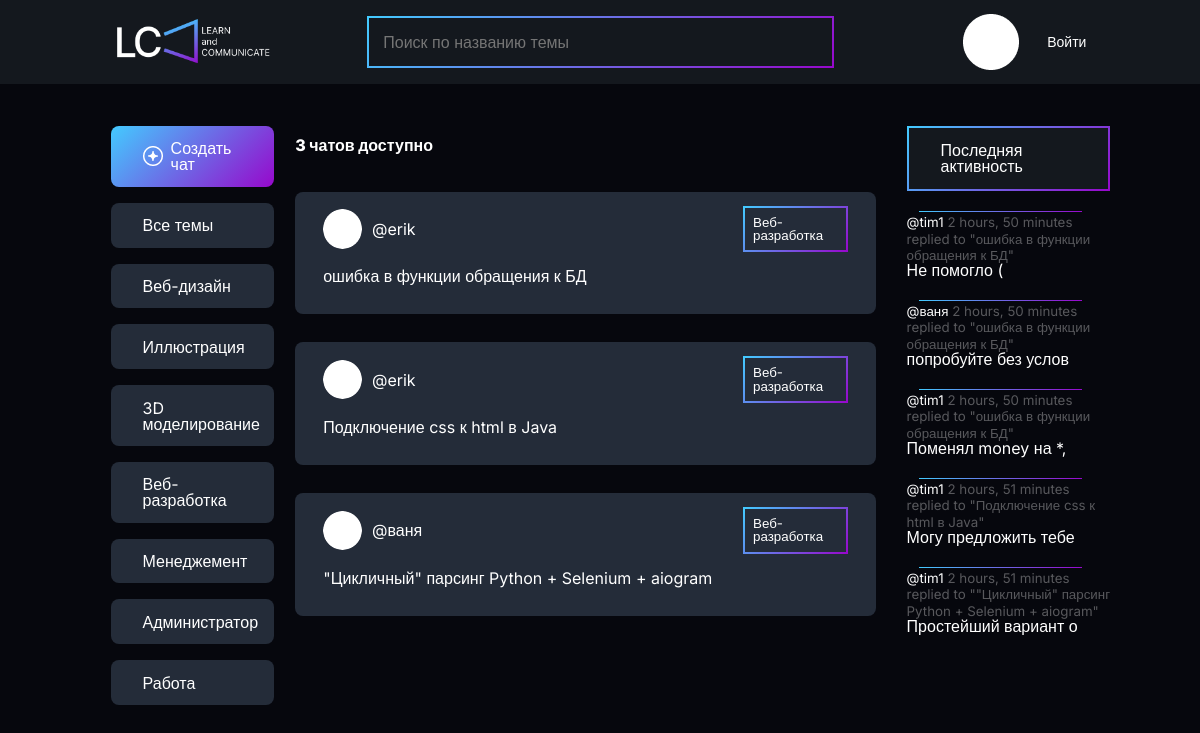
The app's page /?q=Веб-разработка with its own data.
### base/models.py (models this page shows, shortened)
class Topic(models.Model):
    name = models.CharField(max_length=200)

class Room(models.Model):
    host = models.ForeignKey(User, on_delete=models.SET_NULL, null = True)
    topic = models.ForeignKey(Topic, on_delete=models.SET_NULL, null = True)
    name = models.CharField(max_length=200)
    description = models.TextField(null=True, blank=True)
    participants = models.ManyToManyField(User, related_name='participants', blank=True)
    updated = models.DateTimeField(auto_now=True)
    created=models.DateTimeField(auto_now_add=True)
    class Meta:
        ordering = ['-updated', '-created']
    def __str__(self):
        return self.name

class Message(models.Model):
    user =  models.ForeignKey(User, on_delete=models.CASCADE)
    room = models.ForeignKey(Room, on_delete=models.CASCADE)
    body = models.TextField()
    updated = models.DateTimeField(auto_now=True)
    created=models.DateTimeField(auto_now_add=True)
    class Meta:
        ordering = ['-updated', '-created']
    def __str__(self):
        return self.body[0:20]

### base/views.py (the view)
# urls.py: path('', views.home, name = 'home'),
def home(request):
    q = request.GET.get('q') if request.GET.get('q') != None else ''
    rooms = Room.objects.filter(
        Q(topic__name__icontains=q) |
        Q(name__icontains=q)|
        Q(description__icontains=q)
        )
    topics = Topic.objects.all()
    room_count = rooms.count()
    room_messages = Message.objects.filter(Q(room__topic__name__icontains=q))
    context = {'rooms':rooms, 'topics': topics, 'room_count':room_count, 'room_messages':room_messages}
    return render(request, 'base/home.html', context)

### base/templates/base/home.html
{%extends 'main.html' %}
{%block content%}
<div class="home-container">
        {%include 'base/topics_component.html'%}
    <div>
        {%include 'base/feed_components.html'%}
    </div>
        {%include 'base/activity_component.html'%}
</div>
{%endblock content%}

### base/templates/base/topics_component.html
{%load static%}
<div class="topic-cont">
    <a href="{%url 'create-room' %}"><div class="topic-item" id="createRoom"><img src="{%static 'images/plus.png'%}" alt="" />Создать чат</div></a>
    <a href="{%url 'home' %}"><div class="topic-item">Все темы</div></a>
    {% for topic in topics %}
    <a href="{%url 'home' %}?q={{topic.name}}"
        ><div class="topic-item"> {{topic.name}}</div></a
    >
    {%endfor%}
</div>

### base/templates/base/feed_components.html
{%load static%}
<div class="feed-cont">
    <h5>{{room_count}} чатов доступно</h5>
    {% for room in rooms %}
    <div class="feed-item">
        <div class="first-feed">
            <div class="user-feed">
                <img src="{%static 'images/circle.png'%}" class="feed-image"/>
                <a href="{%url 'user-profile' room.host.id%}">@{{room.host.username}}</a>
            </div>
            <div class="stat-feed">
                <small>{{room.topic.name}}</small>
            </div>
        </div>
        <h3><a href="{%  url 'room' room.id %}"> {{room.name}}</a></h3>
    </div>
    {% endfor %}
</div>

### base/templates/base/activity_component.html
<div class="activity-cont">
    <h3>Последняя активность</h3>
    {%for message in room_messages%}
    <div class="activity-item">
        <small
            ><a href="{%url 'user-profile' message.user.id%}"
                >@{{message.user}}</a
            >
            {{message.created|timesince}}</small>
        <small id="small-act">replied to "{{message.room}}"</small>
        <p>{{message}}</p>
    </div>
    {%endfor%}
</div>

### static/main.css (style rules this page uses)
* { padding: 0; margin: 0; border: 0; }
*, *:before, *:after { -webkit-box-sizing: border-box; box-sizing: border-box; }
html, body { height: 100%; width: 100%; font-size: 100%; line-height: 1; font-size: 14px; -ms-text-size-adjust: 100%; -moz-text-size-adjust: 100%; -webkit-text-size-adjust: 100%; }
a, a:visited { text-decoration: none; }
img { vertical-align: top; }
h1, h2, h3, h4, h5, h6 { font-size: inherit; font-weight: 400; }
.home-container { display: -ms-grid; display: grid; -ms-grid-columns: 1fr 3fr 1fr; grid-template-columns: 1fr 3fr 1fr; padding: 3rem 5.6em; }
.topic-cont { display: -webkit-box; display: -ms-flexbox; display: flex; -webkit-box-orient: vertical; -webkit-box-direction: normal; -ms-flex-direction: column; flex-direction: column; padding: 0 1.5rem; }
.topic-item { background-color: #242C39; padding: 0.9em; padding-left: 2em; border-radius: 8px; margin-bottom: 1em; }
#createRoom { background: linear-gradient(135deg, #43CBFF 0%, #9708CC 100%); display: -webkit-box; display: -ms-flexbox; display: flex; -webkit-box-align: center; -ms-flex-align: center; align-items: center; }
#createRoom img { margin-right: 0.5em; }
.feed-cont { padding-top: 0.8rem; }
.feed-cont h5 { font-weight: 800; margin-bottom: 2.4em; }
.feed-item { background-color: #242C39; width: 95%; padding: 1rem 2rem; margin-bottom: 2rem; border-radius: 8px; }
.feed-item h3 { margin-bottom: 1em; }
.first-feed { display: -ms-grid; display: grid; -ms-grid-columns: 1fr 0 1fr 0 1fr 0 1fr 0 1fr; grid-template-columns: 1fr 1fr 1fr 1fr 1fr; -webkit-column-gap: 0; -moz-column-gap: 0; column-gap: 0; margin-bottom: 1em; }
.user-feed { display: -webkit-box; display: -ms-flexbox; display: flex; -webkit-box-align: center; -ms-flex-align: center; align-items: center; }
.user-feed img { width: 2.8rem; height: 2.8rem; border-radius: 50%; margin-right: 0.6em; -o-object-fit: scale-down; object-fit: scale-down; }
.stat-feed { -ms-grid-column: 5; grid-column-start: 5; display: -webkit-box; display: -ms-flexbox; display: flex; -webkit-box-align: center; -ms-flex-align: center; align-items: center; -webkit-box-pack: center; -ms-flex-pack: center; justify-content: center; padding: 0.5em; border-radius: 8px; border: 2px solid white; -o-border-image: linear-gradient(135deg, #43CBFF 0%, #9708CC 100%); border-image: linear-gradient(135deg, #43CBFF 0%, #9708CC 100%); border-image-slice: 1; }
.activity-cont h3 { background-color: #14181E; padding: 0.9em; padding-left: 2em; margin-bottom: 1.4em; border: 2px solid white; -o-border-image: linear-gradient(135deg, #43CBFF 0%, #9708CC 100%); border-image: linear-gradient(135deg, #43CBFF 0%, #9708CC 100%); border-image-slice: 1; }
.activity-cont small { color: #FFFFFF54; }
.activity-cont .activity-item { margin-bottom: 1.5em; position: relative; }
.activity-cont .activity-item:after { content: ""; background: linear-gradient(135deg, #43CBFF 0%, #9708CC 100%); position: absolute; top: -2px; width: 80%; height: 1px; left: 6%; margin-bottom: 0.2em; }
body { font-family: "Inter", sans-serif; font-size: 16px; font-weight: 400; color: white; background-color: #06070D; }
body a { color: white; }

### records on screen
Topic: name "Веб-дизайн"
Topic: name "Иллюстрация"
Topic: name "3D моделирование"
Topic: name "Веб-разработка"
Topic: name "Менеджемент"
Topic: name "Администратор"
Topic: name "Работа"
Room: host.username "erik", topic.name "Веб-разработка", name "ошибка в функции обращения к БД"
Room: host.username "erik", topic.name "Веб-разработка", name "Подключение css к html в Java"
Room: host.username "ваня", topic.name "Веб-разработка", name "\"Цикличный\" парсинг Python + Selenium + aiogram"
Message: user "tim1", created "2 hours, 50 minutes", room "ошибка в функции обращения к БД", body "Не помогло ("
Message: user "ваня", created "2 hours, 50 minutes", room "ошибка в функции обращения к БД", body "попробуйте без услов"
Message: user "tim1", created "2 hours, 50 minutes", room "ошибка в функции обращения к БД", body "Поменял money на *,"
Message: user "tim1", created "2 hours, 51 minutes", room "Подключение css к html в Java", body "Могу предложить тебе"
Message: user "tim1", created "2 hours, 51 minutes", room "\"Цикличный\" парсинг Python + Selenium + aiogram", body "Простейший вариант о"

### other values on screen
{{ room_count }} "3"
